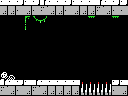

This game map was drawn from its Tiled (.tmx) file and the tilesets committed beside it. A one-line description and the full map source follow:
An orthogonal 16x12 tile map with 8x8 px tiles, 1 tile layer (Tile Layer 1) and 6 objects (2x item, big-item, breakable-down, door-down, 4x4-item).

<map version="1.0" orientation="orthogonal" renderorder="right-down" width="16" height="12" tilewidth="8" tileheight="8" nextobjectid="7">
 <properties>
  <property name="left" value="hole" />
  <property name="right" value="hole" />
 </properties>
 <tileset firstgid="1" name="tiles" tilewidth="8" tileheight="8" tilecount="256" columns="16">
  <image source="tiles.png" width="128" height="128" />
 </tileset>
 <layer name="Tile Layer 1" width="16" height="12">
  <data encoding="csv">
156,156,247,156,247,151,156,156,247,156,156,156,151,156,247,247,
152,152,153,152,153,153,152,152,153,152,152,152,153,152,153,153,
1,1,1,103,97,98,1,1,1,1,1,102,1,1,102,1,
1,1,1,104,1,1,1,1,1,1,1,1,1,1,1,1,
1,1,1,1,1,1,1,1,1,1,1,1,1,1,1,1,
1,1,1,1,1,1,1,1,1,1,1,1,1,1,1,1,
1,1,1,1,1,1,1,1,1,1,1,1,1,1,1,1,
1,1,1,1,1,1,1,1,1,1,1,1,1,1,1,1,
1,1,1,1,1,1,1,1,1,1,1,1,1,1,1,1,
115,116,1,1,1,1,1,1,1,1,1,1,1,1,1,1,
151,156,247,156,151,156,156,156,156,156,253,253,253,253,247,156,
153,152,153,152,153,152,152,152,152,152,133,133,133,133,153,152
</data>
 </layer>
 <objectgroup name="objects">
  <object id="1" type="item" x="32" y="64" width="16" height="16" />
  <object id="2" type="item" x="112" y="64" width="16" height="16" />
  <object id="3" type="big-item" x="16" y="56" width="32" height="24" />
  <object id="4" type="breakable-down" x="48" y="80" width="32" height="16" />
  <object id="5" type="door-down" x="48" y="80" width="32" height="16" />
  <object id="6" type="4x4-item" x="16" y="48" width="32" height="32" />
 </objectgroup>
</map>
